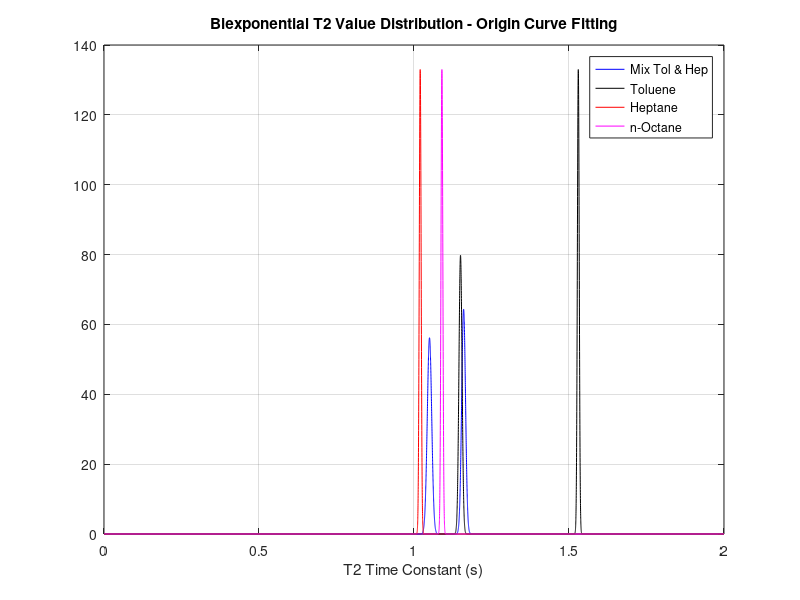

Source code (MATLAB):
clc
clear all

t2 = 0:0.0001:2;

name1 = 'Shell CPK - a=0.2';
sd1 = 0.000376;
u1 = 0.9;
sd11 = 0.00273;
u11 = 1.4;
n1 = normpdf(t2,u1,sd1) + normpdf(t2,u11,sd11);

name2 = 'Shell CPK - a=0.4';
sd2 = 5.28E-4;
u2 = 0.85;
sd21 = 0.00122;
u21 = 1.21;
n2 = normpdf(t2,u2,sd2) + normpdf(t2,u21,sd21);

name3 = 'Con Tol & Hep';
sd3 = 0.04;
u3 = 1.09;
sd31 = 0.4;
u31 = 1.5;
n3 = normpdf(t2,u3,sd3) + normpdf(t2,u31,sd31);

name4 = 'Mix Tol & Hep';
sd4 = 0.0071;
u4 = 1.05;
sd41 = 0.0062;
u41 = 1.16;
n4 = normpdf(t2,u4,sd4) + normpdf(t2,u41,sd41);

name5 = 'Toluene';
sd5 = 0.005;
u5 = 1.15;
sd51 = 0.003;
u51 = 1.53;
n5 = normpdf(t2,u5,sd5) + normpdf(t2,u51,sd51);

name6 = 'Heptane'; 
sd6 = 0.00122;
u6 = -1;
sd61 = 0.003;
u61 = 1.02;
n6 = normpdf(t2,u6,sd6) + normpdf(t2,u61,sd61);

name7 = 'n-Octane'; 
sd7 = 0.00145;
u7 = -1;
sd71 = 0.003;
u71 = 1.09;
n7 = normpdf(t2,u7,sd7) + normpdf(t2,u71,sd71);

plot(t2,n4,'b',t2,n5,'k',t2,n6,'r',t2,n7,'m')
grid
%axis([0 1.25 0 80])
legend(name4,name5,name6,name7)
title('Biexponential T2 Value Distribution - Origin Curve Fitting')
xlabel('T2 Time Constant (s)')

narr = zeros(size(n1,2),7);
narr(:,1) = t2';
narr(:,2) = n1';
narr(:,3) = n2';
narr(:,4) = n3';
narr(:,5) = n4';
narr(:,6) = n5';
narr(:,7) = n6';



